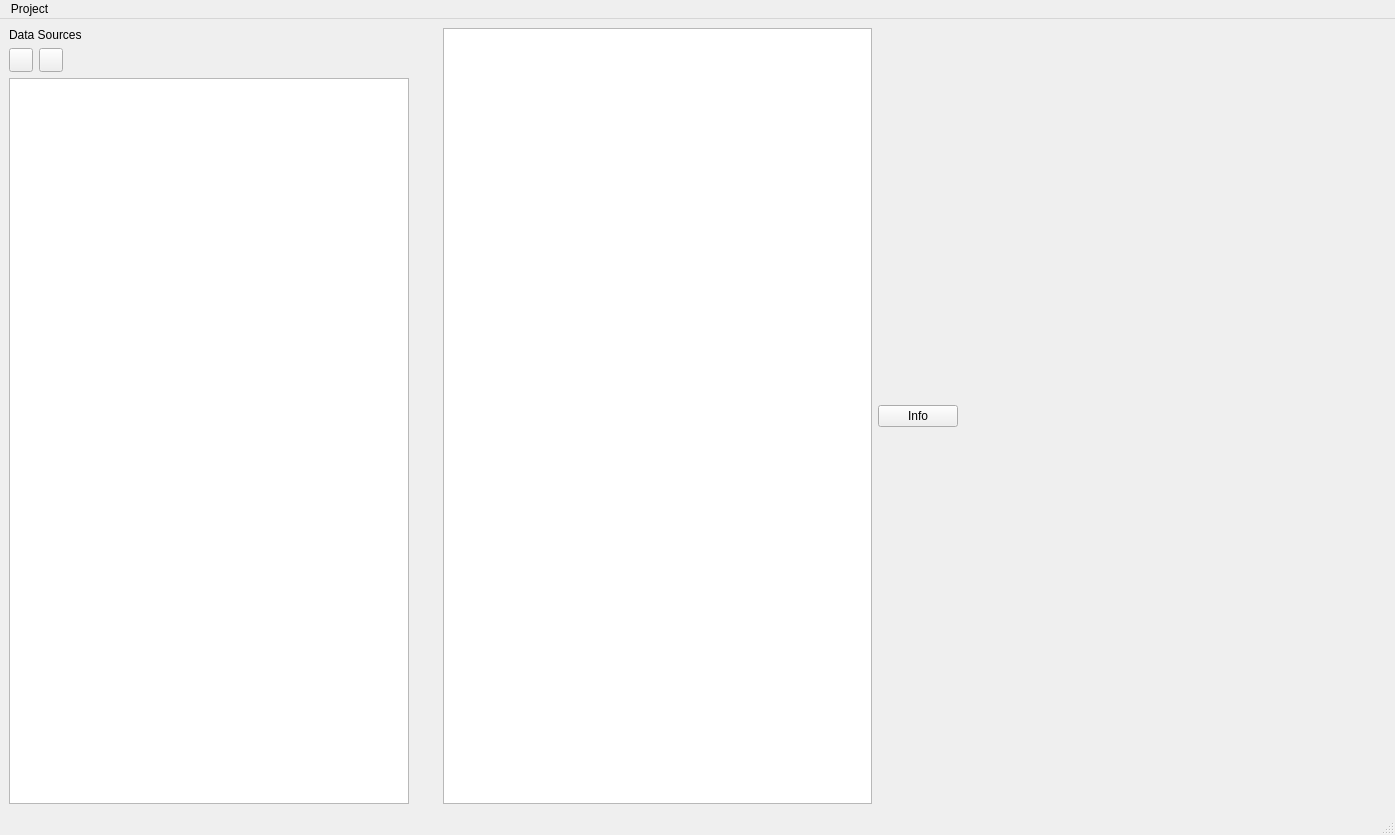
<?xml version="1.0" encoding="UTF-8"?>
<ui version="4.0">
 <class>App</class>
 <widget class="QMainWindow" name="App">
  <property name="windowModality">
   <enum>Qt::ApplicationModal</enum>
  </property>
  <property name="geometry">
   <rect>
    <x>0</x>
    <y>0</y>
    <width>1395</width>
    <height>835</height>
   </rect>
  </property>
  <property name="windowTitle">
   <string>App</string>
  </property>
  <widget class="QWidget" name="centralwidget">
   <layout class="QGridLayout" name="gridLayout">
    <item row="0" column="3">
     <spacer name="horizontalSpacer_2">
      <property name="orientation">
       <enum>Qt::Horizontal</enum>
      </property>
      <property name="sizeHint" stdset="0">
       <size>
        <width>40</width>
        <height>20</height>
       </size>
      </property>
     </spacer>
    </item>
    <item row="0" column="0">
     <layout class="QVBoxLayout" name="verticalLayout_2">
      <item>
       <layout class="QVBoxLayout" name="verticalLayout_4">
        <item>
         <widget class="QLabel" name="lbl_sources_list">
          <property name="text">
           <string>Data Sources</string>
          </property>
         </widget>
        </item>
        <item>
         <layout class="QHBoxLayout" name="horizontalLayout_4">
          <item>
           <widget class="QPushButton" name="pbtn_add_source">
            <property name="minimumSize">
             <size>
              <width>24</width>
              <height>24</height>
             </size>
            </property>
            <property name="maximumSize">
             <size>
              <width>24</width>
              <height>24</height>
             </size>
            </property>
            <property name="text">
             <string/>
            </property>
            <property name="icon">
             <iconset resource="../resources/icons.qrc">
              <normaloff>:/icons_src/add.png</normaloff>:/icons_src/add.png</iconset>
            </property>
           </widget>
          </item>
          <item>
           <widget class="QPushButton" name="pbtn_remove_source">
            <property name="minimumSize">
             <size>
              <width>24</width>
              <height>24</height>
             </size>
            </property>
            <property name="maximumSize">
             <size>
              <width>24</width>
              <height>24</height>
             </size>
            </property>
            <property name="text">
             <string/>
            </property>
            <property name="icon">
             <iconset resource="../resources/icons.qrc">
              <normaloff>:/icons_src/remove.png</normaloff>:/icons_src/remove.png</iconset>
            </property>
           </widget>
          </item>
          <item>
           <spacer name="horizontalSpacer">
            <property name="orientation">
             <enum>Qt::Horizontal</enum>
            </property>
            <property name="sizeHint" stdset="0">
             <size>
              <width>40</width>
              <height>20</height>
             </size>
            </property>
           </spacer>
          </item>
         </layout>
        </item>
       </layout>
      </item>
      <item>
       <widget class="SourceList" name="list_source">
        <property name="minimumSize">
         <size>
          <width>300</width>
          <height>600</height>
         </size>
        </property>
        <property name="maximumSize">
         <size>
          <width>400</width>
          <height>1000</height>
         </size>
        </property>
        <property name="showDropIndicator" stdset="0">
         <bool>false</bool>
        </property>
        <property name="selectionMode">
         <enum>QAbstractItemView::ExtendedSelection</enum>
        </property>
        <property name="sortingEnabled">
         <bool>false</bool>
        </property>
       </widget>
      </item>
     </layout>
    </item>
    <item row="0" column="1">
     <widget class="QTextBrowser" name="brws_info"/>
    </item>
    <item row="0" column="2">
     <widget class="ToolInfo" name="tool_info">
      <property name="text">
       <string>Info</string>
      </property>
     </widget>
    </item>
   </layout>
  </widget>
  <widget class="QMenuBar" name="menubar">
   <property name="geometry">
    <rect>
     <x>0</x>
     <y>0</y>
     <width>1395</width>
     <height>22</height>
    </rect>
   </property>
   <widget class="QMenu" name="mn_project">
    <property name="title">
     <string>Project</string>
    </property>
    <addaction name="act_quit"/>
   </widget>
   <addaction name="mn_project"/>
  </widget>
  <widget class="QStatusBar" name="statusbar"/>
  <action name="act_quit">
   <property name="text">
    <string>Quit</string>
   </property>
  </action>
 </widget>
 <customwidgets>
  <customwidget>
   <class>SourceList</class>
   <extends>QListWidget</extends>
   <header>SourceList.hpp</header>
   <slots>
    <slot>onAddSource()</slot>
    <slot>onRemoveSource()</slot>
   </slots>
  </customwidget>
  <customwidget>
   <class>ToolInfo</class>
   <extends>QPushButton</extends>
   <header>ToolInfo.hpp</header>
  </customwidget>
 </customwidgets>
 <resources>
  <include location="../resources/icons.qrc"/>
 </resources>
 <connections>
  <connection>
   <sender>act_quit</sender>
   <signal>triggered()</signal>
   <receiver>App</receiver>
   <slot>close()</slot>
   <hints>
    <hint type="sourcelabel">
     <x>-1</x>
     <y>-1</y>
    </hint>
    <hint type="destinationlabel">
     <x>399</x>
     <y>299</y>
    </hint>
   </hints>
  </connection>
  <connection>
   <sender>pbtn_add_source</sender>
   <signal>clicked()</signal>
   <receiver>list_source</receiver>
   <slot>onAddSource()</slot>
   <hints>
    <hint type="sourcelabel">
     <x>23</x>
     <y>68</y>
    </hint>
    <hint type="destinationlabel">
     <x>209</x>
     <y>445</y>
    </hint>
   </hints>
  </connection>
  <connection>
   <sender>pbtn_remove_source</sender>
   <signal>clicked()</signal>
   <receiver>list_source</receiver>
   <slot>onRemoveSource()</slot>
   <hints>
    <hint type="sourcelabel">
     <x>53</x>
     <y>68</y>
    </hint>
    <hint type="destinationlabel">
     <x>209</x>
     <y>445</y>
    </hint>
   </hints>
  </connection>
 </connections>
</ui>
